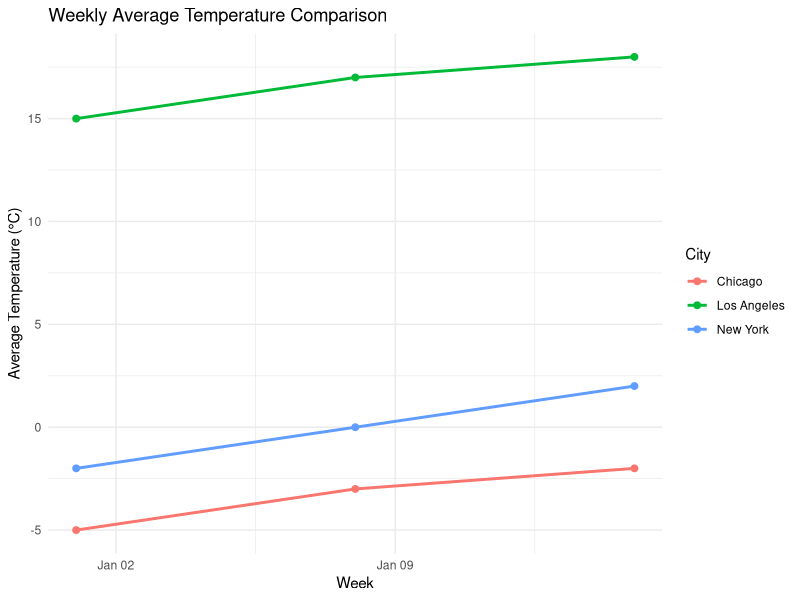

Source code (R):

library(ggplot2)
temperature_data <- data.frame(
  Week = as.Date(c("2023-01-01","2023-01-01","2023-01-01",
                   "2023-01-08","2023-01-08","2023-01-08",
                   "2023-01-15","2023-01-15","2023-01-15")),
  City = c("New York", "Los Angeles", "Chicago",
           "New York", "Los Angeles", "Chicago",
           "New York", "Los Angeles", "Chicago"),
  AvgTemp = c(-2, 15, -5, 0, 17, -3, 2, 18, -2)
)

ggplot(temperature_data, aes(x = Week, y = AvgTemp, color = City, group = City)) +
  geom_line(size = 1) +
  geom_point(size = 2) +
  labs(title = "Weekly Average Temperature Comparison",
       x = "Week",
       y = "Average Temperature (°C)",
       color = "City") +
  theme_minimal()
